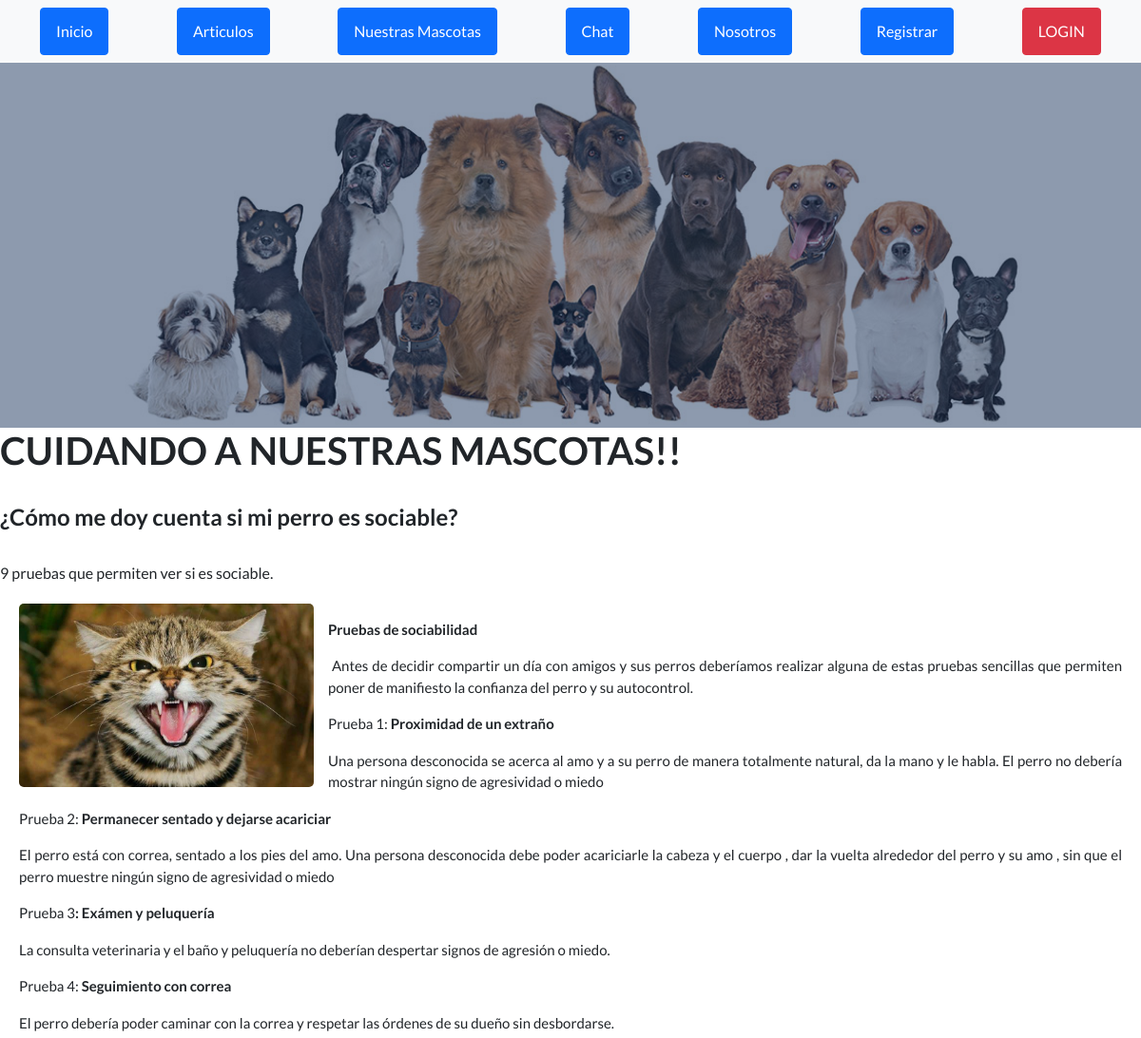
The page /leerarticulo/1 (upper part) on the database as committed earlier.
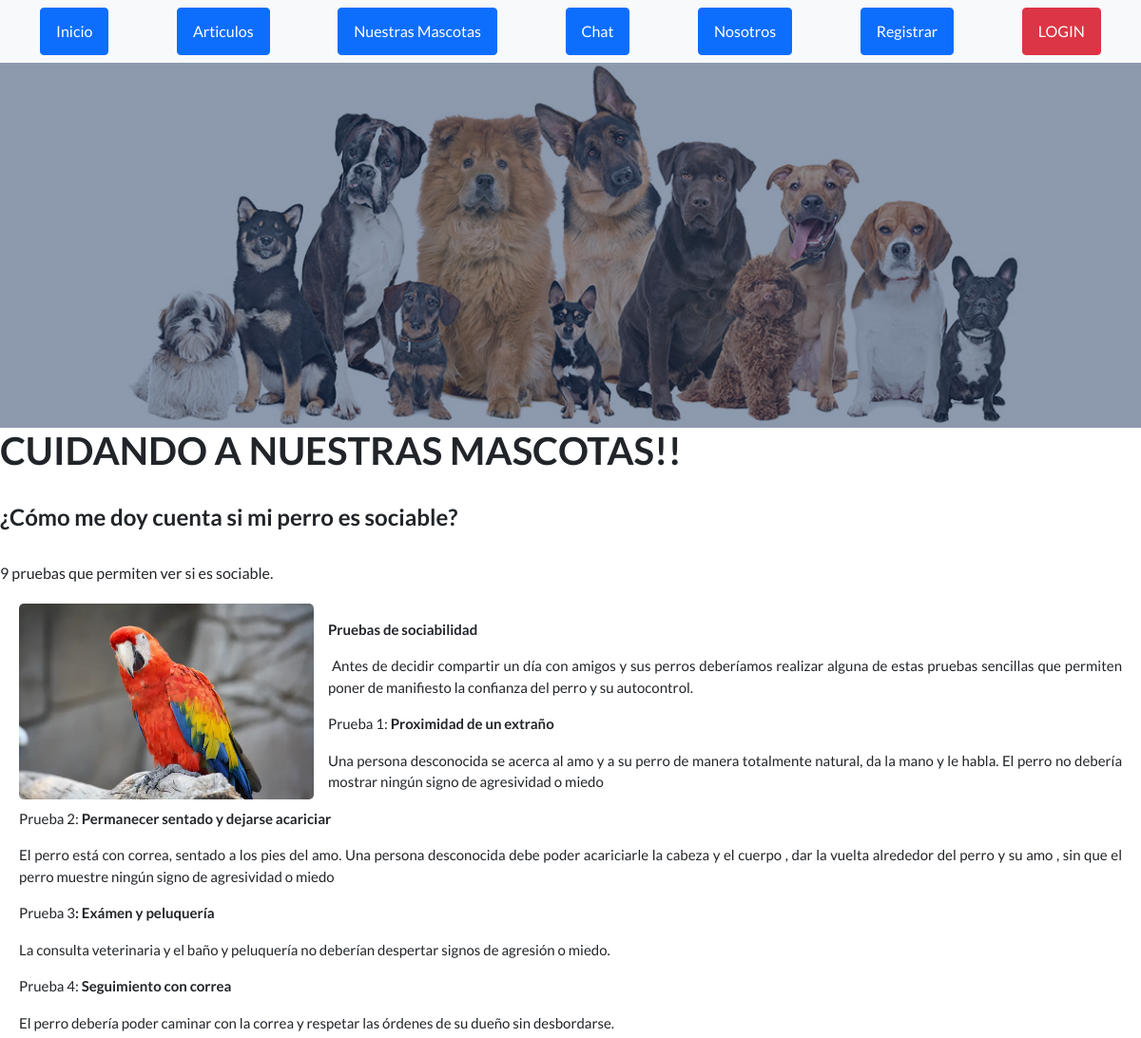
The same page on the database as committed later.
### App/models.py (models this page shows, shortened)
class Articulo (models.Model):  #Clase para importar articulos de Veterinaria
    titulo = models.CharField(max_length=50)
    subtitulo = models.CharField(max_length=50)
    cuerpo = RichTextField(blank=True, null=True)
    autor = models.CharField(max_length=40)
    fecha = models.DateTimeField()
    editado = models.CharField(max_length=10)
    imagen = models.ImageField(upload_to = "articulos", null=True, blank=True)

### App/views.py (the view)
# urls.py: path('leerarticulo/<id_art>', leerarticulo, name='leerarticulo'),
def leerarticulo(request,id_art):
    avatar = imagenAvatar(Avatar.objects.filter(user=request.user.id))
    articulo = Articulo.objects.filter(id=id_art)
    print(request.method)
    if request.method == "POST":
        contexto={'avatar':avatar,"articulos":articulo}
        return render(request, "App/leerarticulo.html",contexto)
    else:
        contexto={'avatar':avatar,"articulos":articulo}
    return render(request, "App/leerarticulo.html",contexto)

### App/views.py (called while the page is built)
def imagenAvatar(a,**kwargs):
    avatares = a
    if avatares:
        return (avatares[0].imagen.url)
    else:
        no_avatar = '/avatares/default.jpg'
        return (no_avatar)

### App/templates/App/leerarticulo.html (shortened to what this page needs)
{% extends "App/padre.html" %}
{% load static %}
{% block cambia %}
<h1>CUIDANDO A NUESTRAS MASCOTAS!!</h1>
<br>
    {% for articulo in articulos %}
    <h4>{{articulo.titulo}}</h4>
    <br>
    <h7>{{articulo.subtitulo}}</h7>
    <br>
        <div class="capa"></div>
   <div class="parrafo">
       <img src="/{{ articulo.imagen }}">
        <p>{{articulo.cuerpo| safe}}</p>
   </div>
    <br>
    <br>
{% endfor %}
<br><br>
{% endblock %}

Rows that differ between the two databases and show on the page:
changed Articulo "¿Cómo me doy cuenta si mi perro es sociable?": imagen: a different picture
